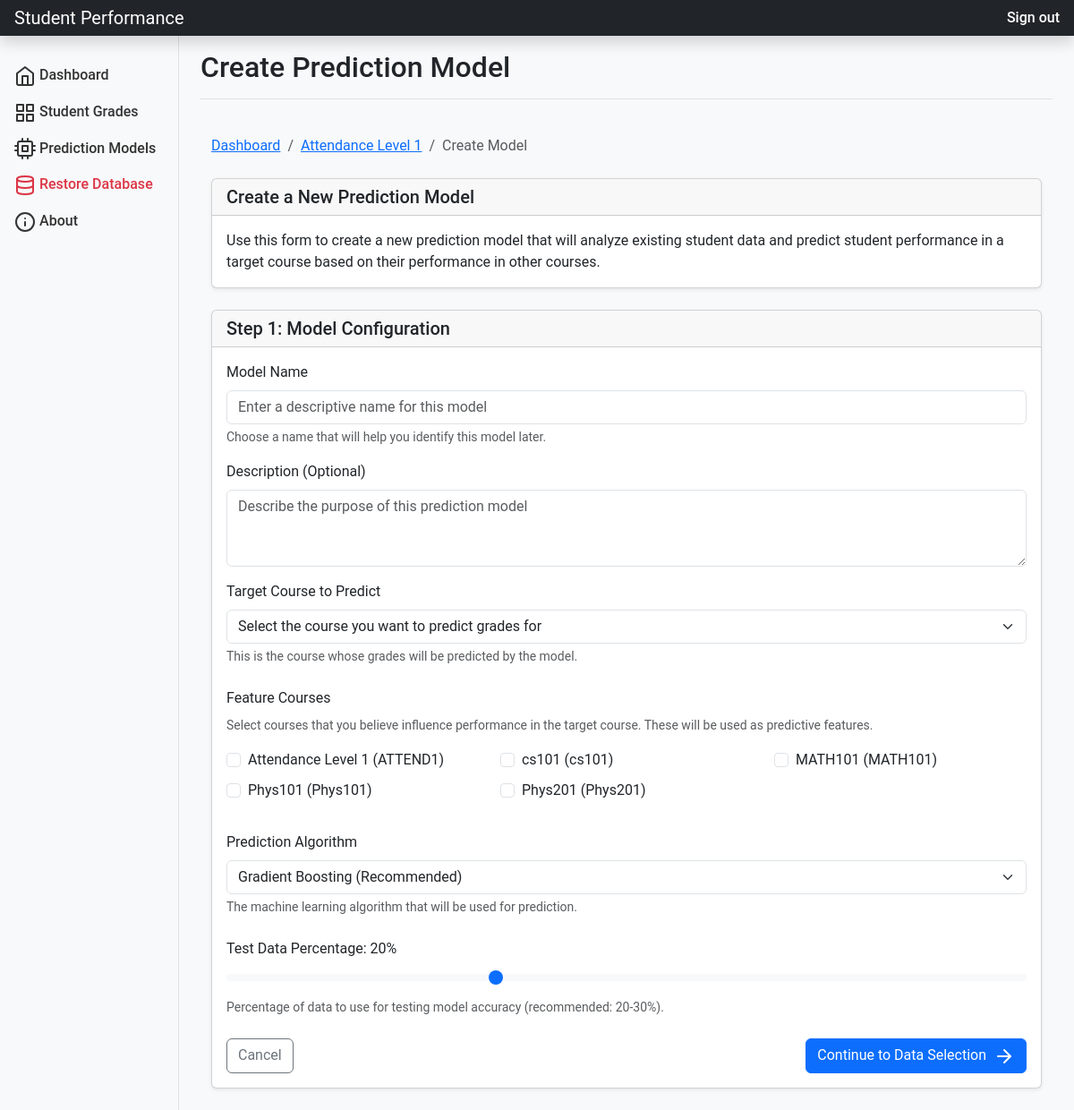
/course/1/create-model/ (signed in), run on the app's committed database.
### performance_app/models.py (models this page shows, shortened)
class Course(models.Model):
    name = models.CharField(max_length=255)
    code = models.CharField(max_length=20, unique=True)
    level = models.PositiveIntegerField(default=1)

### performance_app/views.py (the view)
# urls.py: path('course/<int:course_id>/create-model/', views.create_model_page, name='create_model_page'),
@login_required
def create_model_page(request, course_id):
    if not hasattr(request.user, 'teacher'):
        messages.warning(request, 'You need to be a teacher to access this page.')
        return redirect('dashboard')
    course = get_object_or_404(Course, id=course_id)
    teacher_courses = Course.objects.all()
    courses_with_data = []
    for tcourse in teacher_courses:
        if StudentGrade.objects.filter(course=tcourse).exists():
            courses_with_data.append(tcourse)
    context = {
        'course': course,
        'courses': courses_with_data,
    }
    return render(request, 'prediction/create.html', context)

### performance_app/templates/prediction/create.html (shortened to what this page needs)
{% extends 'base.html' %}
{% block page_title %}Create Prediction Model{% endblock %}
{% block content %}
<div class="container-fluid py-4">
    <nav aria-label="breadcrumb" class="mb-4">
        <ol class="breadcrumb">
            <li class="breadcrumb-item"><a href="{% url 'teacher_dashboard' %}">Dashboard</a></li>
            <li class="breadcrumb-item"><a href="{% url 'course_detail' course.id %}">{{ course.name }}</a></li>
            <li class="breadcrumb-item active">Create Model</li>
        </ol>
    </nav>
    <div class="row mb-4">
        <div class="col-12">
            <div class="card shadow-sm">
                <div class="card-header">
                    <h5 class="card-title mb-0">Create a New Prediction Model</h5>
                </div>
                <div class="card-body">
                    <p class="card-text">
                        Use this form to create a new prediction model that will analyze existing student data
                        and predict student performance in a target course based on their performance in other courses.
                    </p>
                </div>
            </div>
        </div>
    </div>
    <div class="row">
        <div class="col-12">
            <div class="card shadow-sm">
                <div class="card-header">
                    <h5 class="card-title mb-0">Step 1: Model Configuration</h5>
                </div>
                <div class="card-body">
                    <form method="post" action="{% url 'create_model' %}">
                        <div class="mb-3">
                            <label for="model_name" class="form-label">Model Name</label>
                            <input type="text" class="form-control" id="model_name" name="name"
                                placeholder="Enter a descriptive name for this model" required>
                            <div class="form-text">Choose a name that will help you identify this model later.</div>
                        </div>
                        <div class="mb-3">
                            <label for="model_description" class="form-label">Description (Optional)</label>
                            <textarea class="form-control" id="model_description" name="description"
                                rows="3" placeholder="Describe the purpose of this prediction model"></textarea>
                        </div>
                        <div class="mb-4">
                            <label for="target_course" class="form-label">Target Course to Predict</label>
                            <select class="form-select" id="target_course" name="target_course" required>
                                <option value="" selected disabled>Select the course you want to predict grades for</option>
                            </select>
                            <div class="form-text">This is the course whose grades will be predicted by the model.</div>
                        </div>
                        <div class="mb-4">
                            <label class="form-label">Feature Courses</label>
                            <p class="text-muted small">Select courses that you believe influence performance in the target course.
                            These will be used as predictive features.</p>
                            <div class="row">
                                {% for course in courses %}
                                <div class="col-md-4 mb-2">
                                    <div class="form-check">
                                        <input class="form-check-input" type="checkbox"
                                            name="feature_courses" value="{{ course.id }}"
                                            id="feature_{{ course.id }}">
                                        <label class="form-check-label" for="feature_{{ course.id }}">
                                            {{ course.name }} ({{ course.code }})
                                        </label>
                                    </div>
                                </div>
                                {% endfor %}
                            </div>
                        </div>
                        <div class="mb-4">
                            <label for="algorithm" class="form-label">Prediction Algorithm</label>
                            <select class="form-select" id="algorithm" name="algorithm">
                                <option value="GradientBoostingRegressor" selected>Gradient Boosting (Recommended)</option>
                            </select>
                            <div class="form-text">The machine learning algorithm that will be used for prediction.</div>
                        </div>
                        <div class="mb-4">
                            <label for="train_test_split" class="form-label">Test Data Percentage: <span id="split_value">20%</span></label>
                            <input type="range" class="form-range" min="10" max="40" step="5"
                                id="train_test_split" name="train_test_split" value="20">
                            <div class="form-text">Percentage of data to use for testing model accuracy (recommended: 20-30%).</div>
                        </div>
                        <div class="d-flex justify-content-between mt-4">
                            <a href="{% url 'course_detail' course.id %}" class="btn btn-outline-secondary">Cancel</a>
                            <button type="submit" class="btn btn-primary">
                                Continue to Data Selection <i data-feather="arrow-right" class="ms-1"></i>
                            </button>
                        </div>
                    </form>
                </div>
            </div>
        </div>
    </div>
</div>
{% endblock %}

### performance_app/static/css/styles.css (style rules this page uses)
body { font-family: 'Roboto', sans-serif; background-color: #f8f9fa; }

### data on the page
Course: name "Attendance Level 1", code "ATTEND1"
Course: name "cs101", code "cs101"
Course: name "MATH101", code "MATH101"
Course: name "Phys101", code "Phys101"
Course: name "Phys201", code "Phys201"
